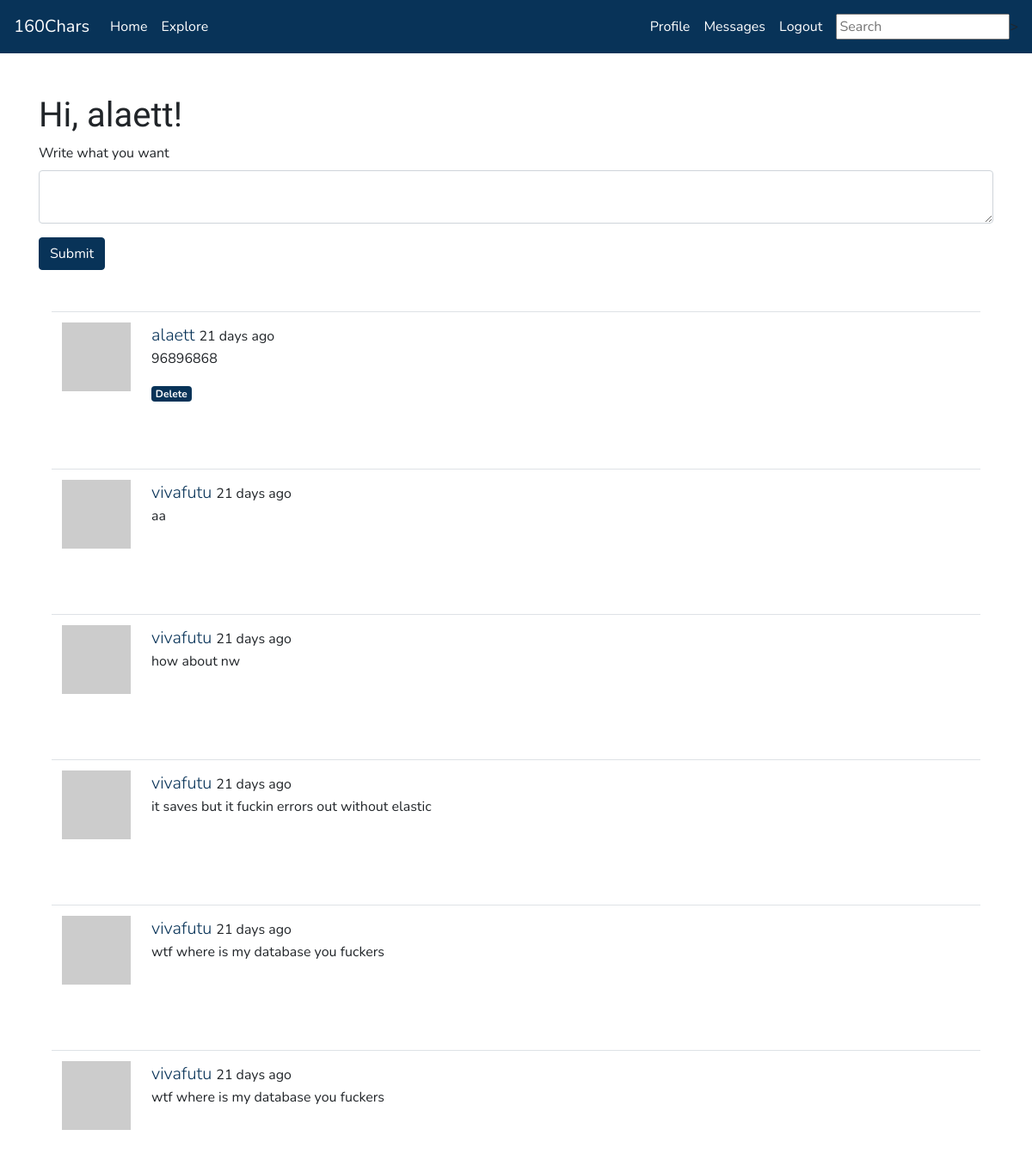
The page /index (signed in) on the database its author committed.
### app/models.py (models this page shows, shortened)
class User(UserMixin, db.Model):
    id = db.Column(db.Integer, primary_key=True)
    username = db.Column(db.String(64), index=True, unique=True)
    email = db.Column(db.String(120), index=True, unique=True)
    password_hash = db.Column(db.String(128))
    posts = db.relationship('Post', backref='author', lazy='dynamic')
    about_me = db.Column(db.String(160))
    last_seen = db.Column(db.DateTime, default=datetime.utcnow)
    followed = db.relationship(
        'User', secondary=followers,
        primaryjoin=(followers.c.follower_id == id),
        secondaryjoin=(followers.c.followed_id == id),
        backref=db.backref('followers', lazy='dynamic'), lazy='dynamic')
    messages_sent = db.relationship('Message',
                                        foreign_keys='Message.sender_id',
                                        backref='author', lazy='dynamic')
    messages_received = db.relationship('Message',
                                            foreign_keys='Message.recipient_id',
                                            backref='recipient', lazy='dynamic')
    last_message_read_time = db.Column(db.DateTime)
    notifications = db.relationship('Notification', backref='user',
                                    lazy='dynamic')
    tasks = db.relationship('Task', backref='user', lazy='dynamic')
    def avatar(self, size):
        digest = md5(self.email.lower().encode('utf-8')).hexdigest()
        return 'https://www.gravatar.com/avatar/{}?d=identicon&s={}'.format(
            digest, size)
    def followed_posts(self):
        followed = Post.query.join(
            followers, (followers.c.followed_id == Post.user_id)).filter(
                followers.c.follower_id == self.id)
        own = Post.query.filter_by(user_id=self.id)
        return followed.union(own).order_by(Post.timestamp.desc())
    def new_messages(self):
        last_read_time = self.last_message_read_time or datetime(1900, 1, 1)
        return Message.query.filter_by(recipient=self).filter(
            Message.timestamp > last_read_time).count()

class SearchableMixin(object):
    @classmethod
    def search(cls, expression, page, per_page):
        ids, total = query_index(cls.__tablename__, expression, page, per_page)
        if total == 0:
            return cls.query.filter_by(id=0), 0
        when = []
        for i in range(len(ids)):
            when.append((ids[i], i))
        return cls.query.filter(cls.id.in_(ids)).order_by(
            db.case(when, value=cls.id)), total

class Post(SearchableMixin, db.Model):
    id = db.Column(db.Integer, primary_key=True)
    body = db.Column(db.String(160))
    timestamp = db.Column(db.DateTime, index=True, default=datetime.utcnow)
    user_id = db.Column(db.Integer, db.ForeignKey('user.id'))
    __searchable__ = ['body']

### app/main/routes.py (the view)
@bp.route('/', methods=['GET', 'POST'])
@bp.route('/index', methods=['GET', 'POST'])
@login_required
def index():
    form = PostForm()
    if form.validate_on_submit():
        post = Post(body=form.post.data, author=current_user)
        db.session.add(post)
        db.session.commit()
        flash('Your post is now live!')
        return redirect(url_for('main.index'))
    page = request.args.get('page', 1, type=int)
    posts = current_user.followed_posts().paginate(
        page, current_app.config['POSTS_PER_PAGE'], False)
    next_url = url_for('main.index', page=posts.next_num) \
        if posts.has_next else None
    prev_url = url_for('main.index', page=posts.prev_num) \
        if posts.has_prev else None
    return render_template('index.html', title='Home', form=form,
                            posts=posts.items, next_url=next_url,
                            prev_url=prev_url)

### app/main/forms.py
class SearchForm(FlaskForm):
    q = StringField('Search', validators=[DataRequired()])
    def __init__(self, *args, **kwargs):
        if 'formdata' not in kwargs:
            kwargs['formdata'] = request.args
        if 'csrf_enabled' not in kwargs:
            kwargs['csrf_enabled'] = False
        super(SearchForm, self).__init__(*args, **kwargs)

class PostForm(FlaskForm):
    post = TextAreaField('Write what you want', validators=[
        DataRequired(), Length(min=1, max=160)])
    submit = SubmitField('Submit')

### app/main/routes.py (called while the page is built)
@bp.before_app_request
def before_request():
    if current_user.is_authenticated:
        current_user.last_seen = datetime.utcnow()
        db.session.commit()
        g.search_form = SearchForm()

### app/models.py (called while the page is built)
@login.user_loader
def load_user(id):
    return User.query.get(int(id))

### app/templates/index.html (shortened to what this page needs)
{% extends "base.html" %}
{% from 'bootstrap/form.html' import render_form %}
{% block content %}
    <div class="container">
        <h1>Hi, {{ current_user.username }}!</h1>
        {% if form %}
            {{ render_form(form) }}
        {% endif %}
    {% for post in posts %}
        <div class="container pt-5">
            {% include '_post.html' %}
        </div>
    {% endfor %}
    </div>
{% endblock %}

### app/templates/_post.html
<table class="table table-hover">
    <tr>
        <td width="70px">
            <a href="{{ url_for('main.user', username=post.author.username) }}">
                <img src="{{ post.author.avatar(70) }}" />
            </a>
        </td>
        <td>
            <span class="user_popup">
                <a class="lead" href="{{ url_for('main.user', username=post.author.username) }}">
                    {{ post.author.username }}
                </a>
            </span>
            {{ moment(post.timestamp).fromNow() }}
            <p>{{ post.body }}</p>
            {% if post.author.username == current_user.username %}
            <a href="#"><span class="badge badge-primary">Delete</span></a>
            {% endif %}
        </td>
    </tr>
</table>

### rows shown on the page
User: username "alaett"
Post: author.username "alaett", timestamp "21 days ago", body "96896868", shows "Delete"
Post: author.username "vivafutu", timestamp "21 days ago", body "aa"
Post: author.username "vivafutu", timestamp "21 days ago", body "how about nw"
Post: author.username "vivafutu", timestamp "21 days ago", body "it saves but it fuckin errors out without elastic"
Post: author.username "vivafutu", timestamp "21 days ago", body "wtf where is my database you fuckers"
Post: author.username "vivafutu", timestamp "21 days ago", body "wtf where is my database you fuckers"
